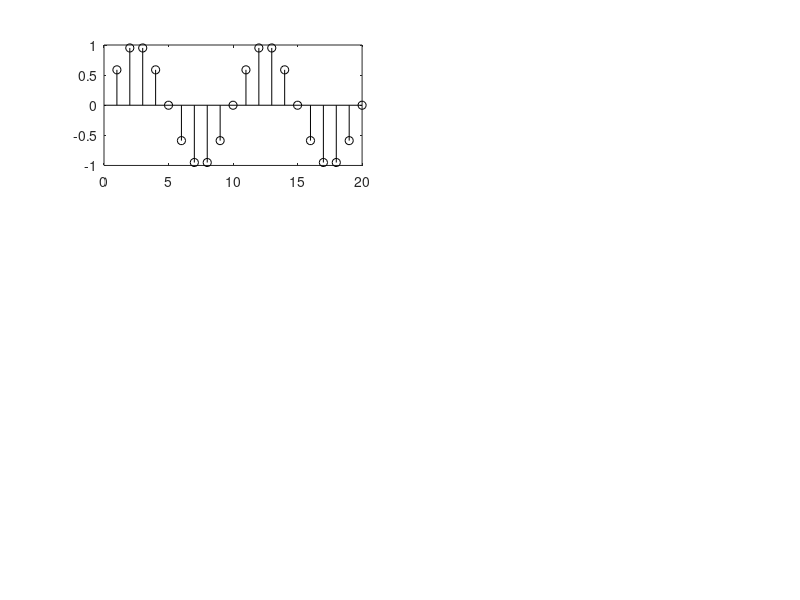

The MATLAB script that drew this image: (Note: this script raises an error after producing the figure.)
clear;clc % Comparison DCT and DFT
f1=0.1;
SIG1 = sin(2*pi*f1*[1:20]);
spectral_DFT = abs(fft(SIG1));
subplot(3,2,1)
sSIG1=stem(SIG1,'k'); sSIG1.MarkerSize=8;  sSIG1.LineWidth=1;
title(['input signal x[n]=sin(2*',num2str(f1),'*\pi*n)'],'FontSize',14)
subplot(3,2,3)
sDFT=stem(spectral_DFT); sDFT.MarkerSize=8;  sDFT.LineWidth=1;
title(['DFT: X_F[k]'],'FontSize',14)
subplot(3,2,5)
spectral_DCT=myODCT(SIG1);
sDCT = stem(spectral_DCT); sDCT.MarkerSize=8;  sDCT.LineWidth=1;
title(['DCT: X_C[k]'],'FontSize',14)

f2=0.132;
SIG2 = sin(2*pi*f2*[1:20]);
spectral_DFT2 = abs(fft(SIG2));
subplot(3,2,2)
sSIG2=stem(SIG2,'k'); sSIG2.MarkerSize=8;  sSIG2.LineWidth=1;
title(['input signal x[n]=sin(2*',num2str(f2),'*\pi*n)'],'FontSize',14)
subplot(3,2,4)
sDFT2=stem(spectral_DFT2); sDFT2.MarkerSize=8;  sDFT2.LineWidth=1;
title(['DFT: X_F[k]'],'FontSize',14)
subplot(3,2,6)
spectral_DCT2=myODCT(SIG2);
sDCT2 = stem(spectral_DCT2); sDCT2.MarkerSize=8;  sDCT2.LineWidth=1;
title(['DCT: X_C[k]'],'FontSize',14)


spectral_ODCT=myDCT(SIG1);
%built_in_DCT= dct(SIG1);
sig1_reconstruct = myIDCT(spectral_ODCT);
%sig1_reconstruct = idct(built_in_DCT);
figure()
plot(SIG1 ,'k','LineWidth',1);hold on;
plot(sig1_reconstruct,'--','LineWidth',1)
